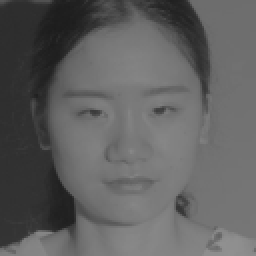
#> input picture image/original_image/F1.png, 128 x 128 px (shown 2 times larger)
$ python DRAWattack70.py --input image/original_image/F1.png
#> lines starting #> are read from the running program, lines starting #| are printed output that depends on the picture
"""
DRAWattack70.py — 塗鴉攻擊（70%~80% 細間距）

與 boom1DRAW 相同邏輯：由上而下逐像素塗黑。
專門產生 70、72、74、75、76、78、80% 竄改圖，
用來觀察模型在 70% 附近開始失效的邊界。

使用：
  python DRAWattack70.py
  python DRAWattack70.py -i ./image/embed_image/embeddedCAE_M3.png
"""

from __future__ import annotations

import argparse
import os

import cv2
import numpy as np

DEFAULT_INPUT = r"C:\autoencoder great\autoencoder_v16\story_1\image\embed_image\embeddedCAE_M3.png"
DEFAULT_OUTPUT = "./image/doodle_70to80_result/"
DEFAULT_RATIOS = [70, 72, 74, 75, 76, 78, 80]


def read_gray(path: str) -> np.ndarray:
#> called with path = 'image/original_image/F1.png'
    if not os.path.isfile(path):
        raise FileNotFoundError(f"找不到浮水印影像: {path}")
    img = cv2.imdecode(np.fromfile(path, dtype=np.uint8), cv2.IMREAD_GRAYSCALE)
#> img is the input picture: shape (128, 128); min 28, max 145, mean 96
    if img is None:
        img = cv2.imread(path, cv2.IMREAD_GRAYSCALE)
    if img is None:
        raise ValueError(f"無法讀取影像: {path}")
    return img


def write_gray(path: str, img: np.ndarray) -> None:
    os.makedirs(os.path.dirname(os.path.abspath(path)), exist_ok=True)
    ok, encoded = cv2.imencode(".png", img)
    if not ok:
        raise ValueError(f"無法編碼影像: {path}")
    encoded.tofile(path)


def doodle_attack_top_down(image: np.ndarray, ratio_percent: int) -> tuple[np.ndarray, int, float]:
    """由上而下塗黑，精確到目標像素數。"""
    h, w = image.shape[:2]
    total_pixels = h * w
    target = int(total_pixels * (ratio_percent / 100.0))
    target = max(1, min(total_pixels, target))

    out = image.copy()
    flat = out.ravel()
    flat[:target] = 0

    actual = (target / total_pixels) * 100.0
    return out, target, actual


def run(input_path: str, output_folder: str, ratios: list[int]) -> None:
    img = read_gray(input_path)
    os.makedirs(output_folder, exist_ok=True)

    h, w = img.shape[:2]
#> h = 128; w = 128
    print("===== DRAWattack70：塗鴉攻擊 70~80% =====")
    print(f"輸入圖: {input_path}")
    print(f"解析度: {w}x{h} | 總像素: {h * w}")
#| 解析度: 128x128 | 總像素: 16384
    print(f"竄改率: {ratios}")
    print(f"輸出資料夾: {output_folder}")
    print("-" * 60)

    for ratio_percent in ratios:
        tampered, n_pixels, actual = doodle_attack_top_down(img, ratio_percent)
        save_name = f"tamper_doodle_{ratio_percent}percent.png"
        save_path = os.path.join(output_folder, save_name)
        write_gray(save_path, tampered)

        print(f"已儲存 -> {save_name}")
        print(
            f"    目標比例: {ratio_percent}% | "
            f"實際面積比: {actual:.2f}% | "
            f"塗黑像素: {n_pixels}"
        )
#> this loop made 7 passes
#> (n_pixels, actual) on passes 1 to 7: (11468, 70), (11796, 72), (12124, 74), (12288, 75), (12451, 75.99), (12779, 78), (13107, 80)
#|     目標比例: 70% | 實際面積比: 70.00% | 塗黑像素: 11468
#|     目標比例: 72% | 實際面積比: 72.00% | 塗黑像素: 11796
#|     目標比例: 74% | 實際面積比: 74.00% | 塗黑像素: 12124
#|     目標比例: 75% | 實際面積比: 75.00% | 塗黑像素: 12288
#|     目標比例: 76% | 實際面積比: 75.99% | 塗黑像素: 12451
#|     目標比例: 78% | 實際面積比: 78.00% | 塗黑像素: 12779
#|     目標比例: 80% | 實際面積比: 80.00% | 塗黑像素: 13107
#> pass 1, in run, `tampered, n_pixels, actual = doodle_attack_top_down(img, ratio_percent)`:
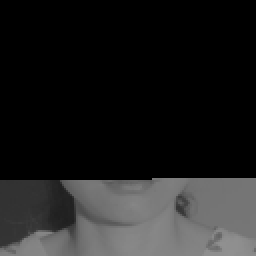
#> tampered: shape (128, 128) (shown 2 times larger); min 0, max 145, mean 31.2
#> pass 3, in run, `tampered, n_pixels, actual = doodle_attack_top_down(img, ratio_percent)`:
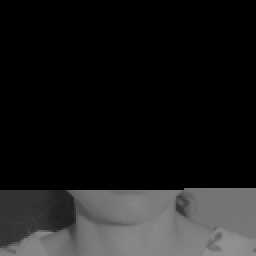
#> tampered: shape (128, 128) (shown 2 times larger); min 0, max 145, mean 27.3

    print("-" * 60)
    print(f"完成！共 {len(ratios)} 張，儲存於: {output_folder}")
#| 完成！共 7 張，儲存於: ./image/doodle_70to80_result/


def parse_args() -> argparse.Namespace:
    parser = argparse.ArgumentParser(description="塗鴉攻擊 70/72/74/76/78/80%")
    parser.add_argument("-i", "--input", default=DEFAULT_INPUT, help="含浮水印的嵌入圖")
    parser.add_argument("-o", "--output", default=DEFAULT_OUTPUT, help="輸出資料夾")
    parser.add_argument(
        "-r",
        "--ratios",
        nargs="+",
        type=int,
        default=DEFAULT_RATIOS,
        help="竄改率列表，預設 70 72 74 75 76 78 80",
    )
    return parser.parse_args()


def main() -> None:
    args = parse_args()
    run(args.input, args.output, args.ratios)


if __name__ == "__main__":
    main()

$ run again, on image/original_image/F3.png
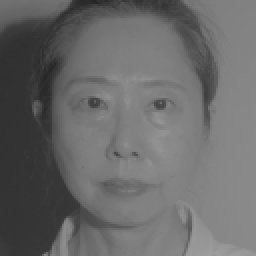
#> input picture image/original_image/F3.png, 128 x 128 px (shown 2 times larger)
#> in read_gray, img is the input picture: shape (128, 128); min 37, max 157, mean 105.3
#| 解析度: 128x128 | 總像素: 16384
#> the loop in run, `for ratio_percent in ratios:` made 7 passes
#> (n_pixels, actual) on passes 1 to 7: (11468, 70), (11796, 72), (12124, 74), (12288, 75), (12451, 75.99), (12779, 78), (13107, 80)
#> (printed output is left out)
#> pass 1, in run, `tampered, n_pixels, actual = doodle_attack_top_down(img, ratio_percent)`:
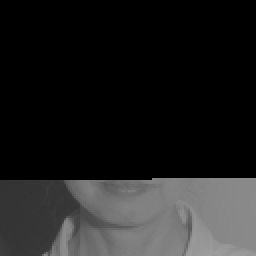
#> tampered: shape (128, 128) (shown 2 times larger); min 0, max 157, mean 32.1
#> pass 3, in run, `tampered, n_pixels, actual = doodle_attack_top_down(img, ratio_percent)`:
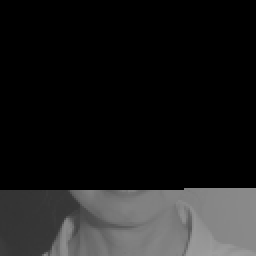
#> tampered: shape (128, 128) (shown 2 times larger); min 0, max 157, mean 27.9
#| 完成！共 7 張，儲存於: ./image/doodle_70to80_result/

$ run again, on image/original_image/M1.png
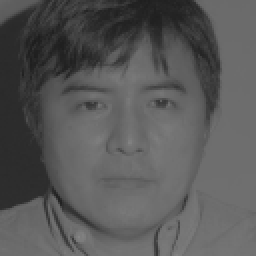
#> input picture image/original_image/M1.png, 128 x 128 px (shown 2 times larger)
#> in read_gray, img is the input picture: shape (128, 128); min 29, max 134, mean 87.9
#| 解析度: 128x128 | 總像素: 16384
#> the loop in run, `for ratio_percent in ratios:` made 7 passes
#> (n_pixels, actual) on passes 1 to 7: (11468, 70), (11796, 72), (12124, 74), (12288, 75), (12451, 75.99), (12779, 78), (13107, 80)
#> (printed output is left out)
#> pass 1, in run, `tampered, n_pixels, actual = doodle_attack_top_down(img, ratio_percent)`:
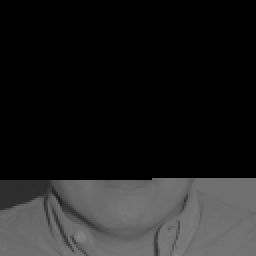
#> tampered: shape (128, 128) (shown 2 times larger); min 0, max 134, mean 30.7
#> pass 3, in run, `tampered, n_pixels, actual = doodle_attack_top_down(img, ratio_percent)`:
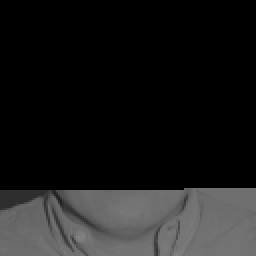
#> tampered: shape (128, 128) (shown 2 times larger); min 0, max 134, mean 26.9
#| 完成！共 7 張，儲存於: ./image/doodle_70to80_result/

$ run again, on image/original_image/M2.png
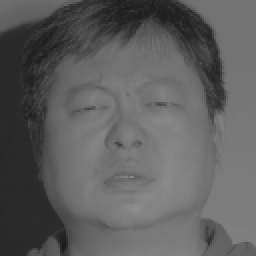
#> input picture image/original_image/M2.png, 128 x 128 px (shown 2 times larger)
#> in read_gray, img is the input picture: shape (128, 128); min 27, max 143, mean 94.2
#| 解析度: 128x128 | 總像素: 16384
#> the loop in run, `for ratio_percent in ratios:` made 7 passes
#> (n_pixels, actual) on passes 1 to 7: (11468, 70), (11796, 72), (12124, 74), (12288, 75), (12451, 75.99), (12779, 78), (13107, 80)
#> (printed output is left out)
#> pass 1, in run, `tampered, n_pixels, actual = doodle_attack_top_down(img, ratio_percent)`:
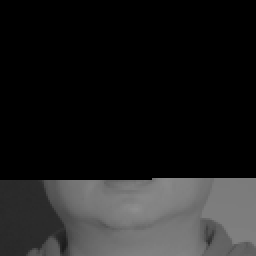
#> tampered: shape (128, 128) (shown 2 times larger); min 0, max 143, mean 29.9
#> pass 3, in run, `tampered, n_pixels, actual = doodle_attack_top_down(img, ratio_percent)`:
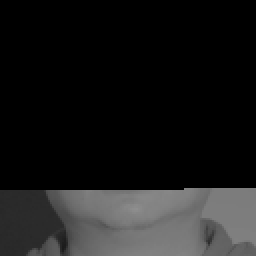
#> tampered: shape (128, 128) (shown 2 times larger); min 0, max 143, mean 25.7
#| 完成！共 7 張，儲存於: ./image/doodle_70to80_result/
